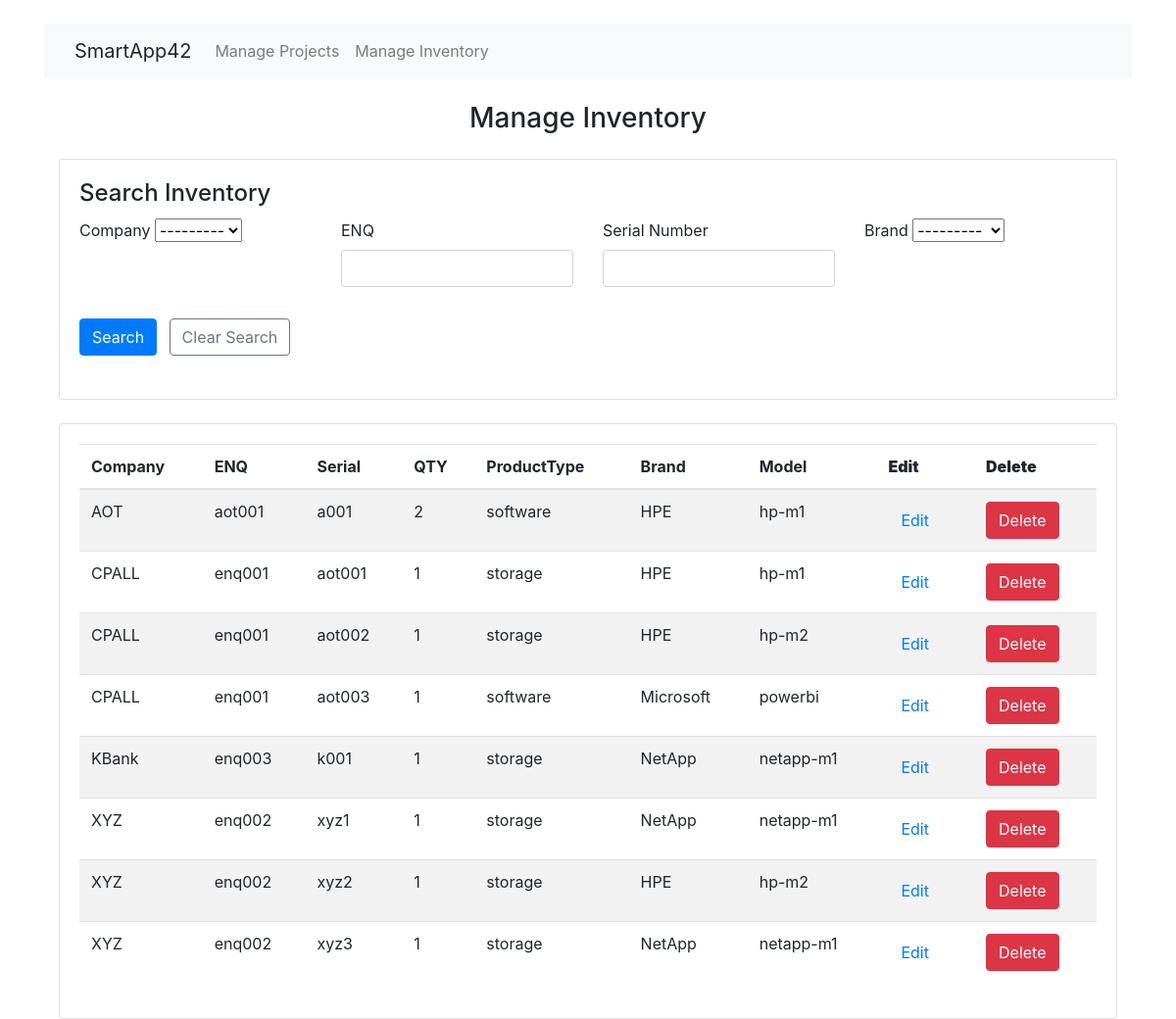
The page /inventories/ on the database its author committed.
### app/models.py (models this page shows, shortened)
class Inventory(models.Model):
    project = models.ForeignKey(Project, on_delete=models.CASCADE, null=True, blank=True)
    serial_number = models.CharField('Serial Number', max_length=255, unique=True)
    quantity = models.IntegerField('Quantity')
    product_type=models.ForeignKey( Product_Type,on_delete=models.CASCADE,verbose_name='Product Type')
    brand=models.ForeignKey( Brand,on_delete=models.CASCADE,verbose_name='Brand')
    model = models.ForeignKey( Model, on_delete=models.CASCADE,verbose_name='Model')
    customer_warranty_start = models.DateField('Customer Warranty Start')
    customer_warranty_end = models.DateField('Customer Warranty End')
    sla = models.ForeignKey(SLA, on_delete=models.CASCADE)
    class Meta:
        ordering = ['serial_number']

class Project(models.Model):
    enq_id=models.CharField('ENQ',max_length=100,unique=True)
    project_name=models.CharField('Project Name',max_length=255)
    company=models.ForeignKey(Company,on_delete=models.CASCADE)
    is_dummy=models.BooleanField("Is Dummy" ,default=False)
    project_start = models.DateField( verbose_name= 'Project-Start')
    project_end = models.DateField(verbose_name= 'Project-End')
    updated_at = models.DateTimeField(auto_now=True, verbose_name="Update At")
    class Meta:
        ordering = ['enq_id']

class Company(models.Model):
    company_name = models.CharField('Company Name', max_length=255,unique=True )
    is_customer =models.BooleanField('Is Customer',default=True)
    is_subcontractor = models.BooleanField('Is Sub Contractor', default=False)
    is_managed_by_admin=models.BooleanField('Is Managed By Admin', default=False)
    def __str__(self):
        return f'{self.company_name}'
    class Meta:
        ordering = ['company_name']

class Product_Type(models.Model):
    productype_name = models.CharField(max_length=255)
    def __str__(self):
        return self.productype_name
    class Meta:
        ordering = ['productype_name']

class Brand(models.Model):
    brand_name=models.CharField(max_length=100,unique=True)
    def __str__(self):
        return self.brand_name
    class Meta:
        ordering = ['brand_name']

class Model(models.Model):
    model_name=models.CharField(max_length=100)
    brand = models.ForeignKey(Brand, on_delete=models.CASCADE)
    def __str__(self):
        return self.model_name
    class Meta:
        ordering = ['model_name']

### app/views.py (the view, shortened to what this page needs)
# urls.py: path('inventories/', views.manage_inventory, name='manage_inventory'),
def manage_inventory(request, id=0):
    project = None
    inventoryList = Inventory.objects.all().prefetch_related('project','model', 'brand', 'product_type')
    if request.method == "GET":
        if id == 0:
            form = InventoryForm()
        else:
            inventory = get_object_or_404(Inventory.objects.select_related('project'), id=id)
            form = InventoryForm(instance=inventory)
    inventoryFilter = InventoryFilter(request.GET, queryset=inventoryList)
    if inventoryFilter.form.is_valid():
        inventoryList = inventoryFilter.qs
    context = {'form': form, 'inventoryList': inventoryList, 'project': project, 'inventoryFilter': inventoryFilter}
    return render(request, 'app/inventory_manage.html', context)

### app/forms.py
class InventoryForm(forms.ModelForm):
    class Meta:
        model = Inventory
        fields = '__all__'
        widgets = {
            'project': forms.HiddenInput(),
            'customer_warranty_start': MyDateInput(format=["%Y-%m-%dT%H:%M", "%Y-%m-%d %H:%M"]),
            'customer_warranty_end': MyDateInput(format=["%Y-%m-%dT%H:%M", "%Y-%m-%d %H:%M"]),
            'remark': forms.Textarea(attrs={'rows': 3, 'class': 'form-control'}),
            'part_detail': forms.Textarea(attrs={'rows': 10, 'class': 'form-control'}),
        }
    def __init__(self, *args, brand_choices=None, model_choices=None, **kwargs):
        super().__init__(*args, **kwargs)
        if brand_choices:
            self.fields['brand'] = forms.ChoiceField(choices=brand_choices)
        if model_choices:
            self.fields['model'] = forms.ChoiceField(choices=model_choices)

### app/filters.py (called while the page is built, shortened)
def company_for_project_by_role(request):
    if request is None:
        return Company.objects.all()
    elif request.user.is_superuser:
        return Company.objects.filter(is_customer=True)

### app/templates/app/inventory_manage.html (shortened to what this page needs)
{% extends "app/base.html" %}
{% load crispy_forms_tags %}
{% block content %}
  {% include "app/includes/navigation_bar.html" %}
  <div class="container mt-4">
    <h3 class="text-center">Manage Inventory</h3>
    <div class="card my-4">
      <div class="card-body">
        <h4 class="card-title">Search Inventory</h4>
        <form method="get" autocomplete="on" class="mb-4">
          <div class="row">
            <div class="col-md-3">{{ inventoryFilter.form.company | as_crispy_field }}</div>
            <div class="col-md-3">{{ inventoryFilter.form.enq_id | as_crispy_field }}</div>
            <div class="col-md-3">{{ inventoryFilter.form.serial_number | as_crispy_field }}</div>
            <div class="col-md-3">{{ inventoryFilter.form.brand | as_crispy_field }}</div>
          </div>
          <div class="row mt-3">
            <div class="col-md-6">
              <button class="btn btn-primary" type="submit">Search</button>
              <a href="{% url 'manage_inventory' %}" class="btn btn-outline-secondary ml-2">Clear Search</a>
            </div>
          </div>
        </form>
      </div>
    </div>
    {% if inventoryList %}
      <div class="card">
        <div class="card-body">
          <div class="table-responsive">
            <table class="table table-striped table-hover">
              <thead>
                <tr>
                  <th scope="col">Company</th>
                  <th scope="col">ENQ</th>
                  <th scope="col">Serial</th>
                  <th scope="col">QTY</th>
                  <th scope="col">ProductType</th>
                  <th scope="col">Brand</th>
                  <th scope="col">Model</th>
                  <th scope="col"><b>Edit</b></th>
                  <th scope="col"><b>Delete</b></th>
                </tr>
              </thead>
              <tbody>
                {% for item in inventoryList %}
                   <td>{{ item.project.company.company_name }}</td>
                    <td>{{ item.project.enq_id }}</td>
                    <td>{{ item.serial_number }}</td>
                    <td>{{ item.quantity }}</td>
                    <td>{{ item.product_type }}</td>
                    <td>{{ item.brand }}</td>
                    <td>{{ item.model }}</td>
                    <td>
                      <a href="{% url 'update_inventory' item.id %}?next={{ request.path|urlencode }}" class="btn btn-link">Edit</a>
                    </td>
                    <td>
                      <a href="{% url 'delete_inventory' item.id %}" class="btn btn-danger"
                         onclick="return confirm('Are you sure you want to delete this item?')">Delete</a>
                    </td>
                {% endfor %}
              </tbody>
            </table>
          </div>
        </div>
      </div>
    {% else %}
      <div class="alert alert-info" role="alert">
        No inventory items found.
      </div>
    {% endif %}
  </div>
{% endblock %}

### rows shown on the page
Inventory: project.company.company_name "AOT", project.enq_id "aot001", serial_number "a001", quantity "2", product_type "software", brand "HPE", model "hp-m1"
Inventory: project.company.company_name "CPALL", project.enq_id "enq001", serial_number "aot001", quantity "1", product_type "storage", brand "HPE", model "hp-m1"
Inventory: project.company.company_name "CPALL", project.enq_id "enq001", serial_number "aot002", quantity "1", product_type "storage", brand "HPE", model "hp-m2"
Inventory: project.company.company_name "CPALL", project.enq_id "enq001", serial_number "aot003", quantity "1", product_type "software", brand "Microsoft", model "powerbi"
Inventory: project.company.company_name "KBank", project.enq_id "enq003", serial_number "k001", quantity "1", product_type "storage", brand "NetApp", model "netapp-m1"
Inventory: project.company.company_name "XYZ", project.enq_id "enq002", serial_number "xyz1", quantity "1", product_type "storage", brand "NetApp", model "netapp-m1"
Inventory: project.company.company_name "XYZ", project.enq_id "enq002", serial_number "xyz2", quantity "1", product_type "storage", brand "HPE", model "hp-m2"
Inventory: project.company.company_name "XYZ", project.enq_id "enq002", serial_number "xyz3", quantity "1", product_type "storage", brand "NetApp", model "netapp-m1"
